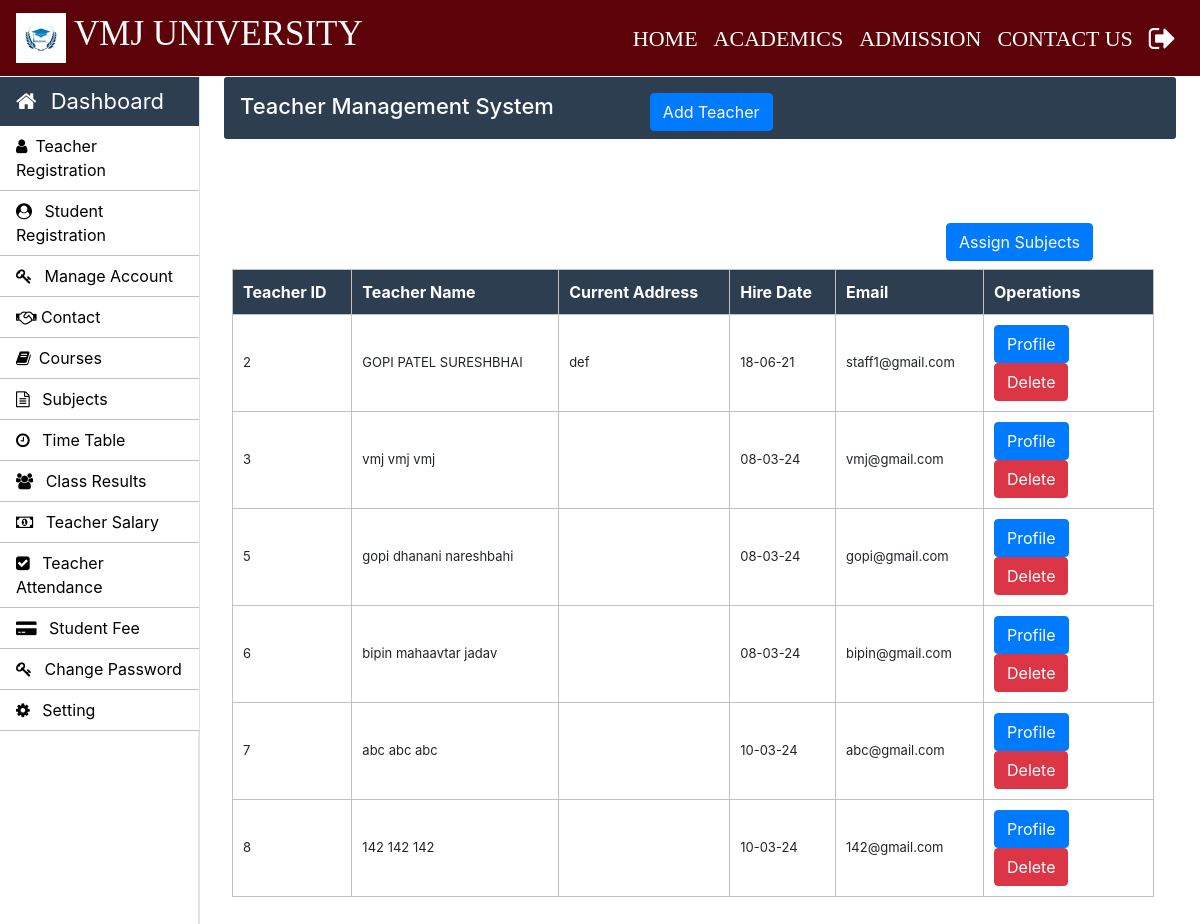
The app's page /admin/teacher.php (signed in), older data.
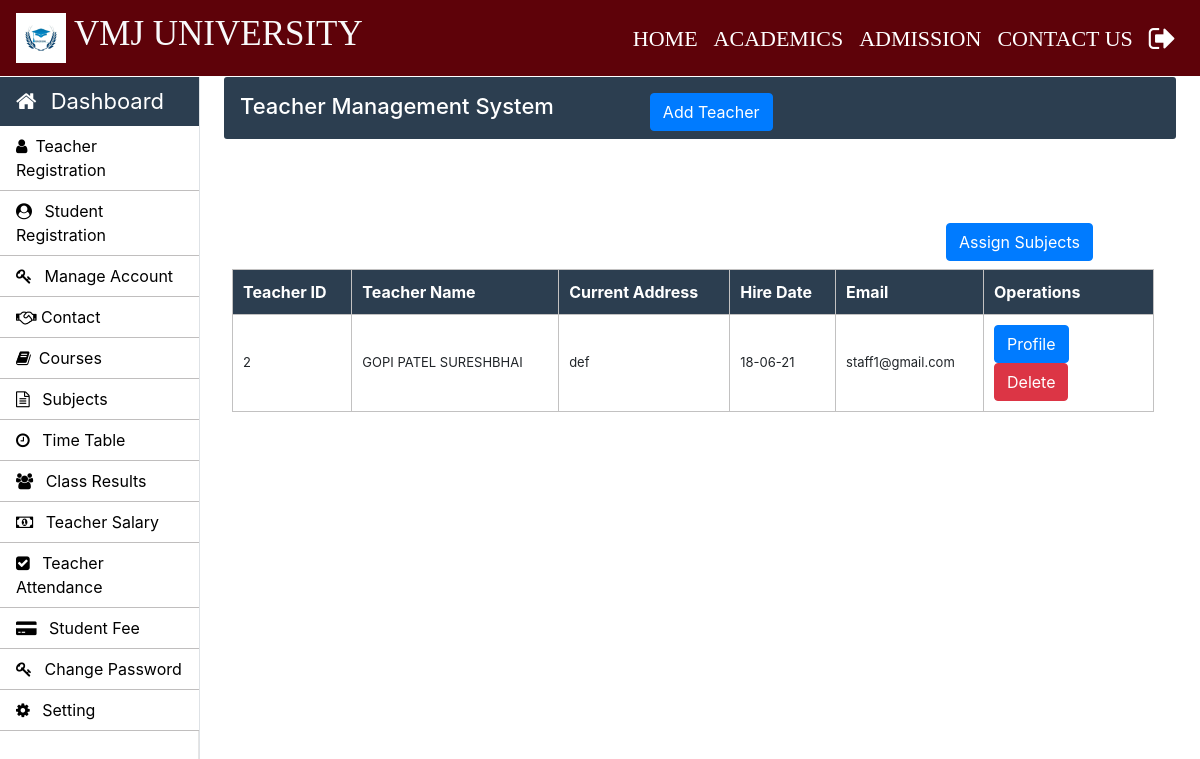
The same page, newer data.
### tables this page shows
CREATE TABLE IF NOT EXISTS `teacher_info` (
  `teacher_id` int NOT NULL AUTO_INCREMENT,
  `first_name` varchar(30) NOT NULL,
  `middle_name` varchar(30) NOT NULL,
  `last_name` varchar(30) NOT NULL,
  `father_name` varchar(50) NOT NULL,
  `email` varchar(30) NOT NULL,
  `phone_no` varchar(11) NOT NULL,
  `profile_image` blob NOT NULL,
  `teacher_status` varchar(10) NOT NULL,
  `application_status` varchar(10) NOT NULL,
  `cnic` varchar(15) NOT NULL,
  `dob` varchar(15) NOT NULL,
  `other_phone` int NOT NULL,
  `gender` varchar(10) NOT NULL,
  `permanent_address` varchar(100) NOT NULL,
  `current_address` varchar(100) NOT NULL,
  `place_of_birth` varchar(50) NOT NULL,
  `matric_complition_date` varchar(10) NOT NULL,
  `matric_awarded_date` varchar(10) NOT NULL,
  `matric_certificate` varchar(100) NOT NULL,
  `fa_complition_date` varchar(10) NOT NULL,
  `fa_awarded_date` varchar(10) NOT NULL,
  `fa_certificate` varchar(100) NOT NULL,
  `ba_complition_date` varchar(10) NOT NULL,
  `ba_awarded_date` varchar(10) NOT NULL,
  `ba_certificate` varchar(100) NOT NULL,
  `ma_complition_date` varchar(10) NOT NULL,
  `ma_awarded_date` varchar(100) NOT NULL,
  `ma_certificate` varchar(101) NOT NULL,
  `last_qualification` varchar(20) NOT NULL,
  `state` varchar(20) NOT NULL,
  `hire_date` varchar(10) NOT NULL,
  PRIMARY KEY (`teacher_id`)
);

### admin/teacher.php (the view, shortened to what this page needs)
<!doctype html>
<html lang="en">
<head>
</head>
<body>
    <?php include('../common/common-header.php') ?>
    <?php include('../common/admin-sidebar.php') ?>
    <main role="main" class="col-xl-10 col-lg-9 col-md-8 ml-sm-auto px-md-4 mb-2 w-100">
        <div class="sub-main">
            <div class="text-center d-flex flex-wrap flex-md-nowrap pt-3 pb-2 mb-3 text-white admin-dashboard pl-3">
                <div class="d-flex">
                    <h4 class="mr-5">Teacher Management System </h4>
                    <button type="button" class="btn btn-primary ml-5" data-toggle="modal"
                        data-target=".bd-example-modal-lg">Add Teacher</button>
                </div>
            </div>
            <div class="row w-100">
            </div>
            <div class="row w-100">
                <div class="col-md-12 ml-2">
                    <section class="mt-3">
                        <div class="row">
                            <div class="col-md-3 offset-9 pt-5 mb-2">
                                <button type="button" class="btn btn-primary" data-toggle="modal"
                                    data-target=".bd-example-modal-lg1">Assign Subjects</button>
                            </div>
                        </div>
                        <table class="w-100 table-elements mb-5 table-three-tr" cellpadding="10">
                            <tr class="table-tr-head table-three text-white">
                                <th>Teacher ID</th>
                                <th>Teacher Name</th>
                                <th>Current Address</th>
                                <th>Hire Date</th>
                                <th>Email</th>
                                <th>Operations</th>
                            </tr>
                            <?php
								$query="select teacher_id,first_name,middle_name,last_name,current_address,ma_certificate,hire_date,email from teacher_info";
								$run=mysqli_query($con,$query);
								while($row=mysqli_fetch_array($run)) {
									echo "<tr>";
									echo "<td>".$row["teacher_id"]."</td>";
									echo "<td>".$row["first_name"]." ".$row["middle_name"]." ".$row["last_name"]."</td>";
									echo "<td>".$row["current_address"]."</td>";
									echo "<td>".$row["hire_date"]."</td>";
									echo "<td>".$row["email"]."</td>";
									echo	"<td width='170'><a class='btn btn-primary' href=display-teacher.php?teacher_id=".$row['teacher_id'].">Profile</a> <a class='btn btn-danger' href=delete-function.php?teacher_id=".$row['teacher_id'].">Delete</a></td>";
									echo "</tr>";
								}
								?>
                        </table>
                    </section>
                </div>
            </div>
        </div>
    </main>
</body>
</html>

Row changes from the older to the newer data that the page shows:
removed teacher_info: teacher_id "3", first_name "vmj", middle_name "vmj", last_name "vmj", hire_date "08-03-24", email "vmj@gmail.com"
removed teacher_info: teacher_id "5", first_name "gopi", middle_name "dhanani", last_name "nareshbahi", hire_date "08-03-24", email "gopi@gmail.com"
removed teacher_info: teacher_id "6", first_name "bipin", middle_name "mahaavtar", last_name "jadav", hire_date "08-03-24", email "bipin@gmail.com"
removed teacher_info: teacher_id "7", first_name "abc", middle_name "abc", last_name "abc", hire_date "10-03-24", email "abc@gmail.com"
removed teacher_info: teacher_id "8", first_name "142", middle_name "142", last_name "142", hire_date "10-03-24", email "142@gmail.com"
